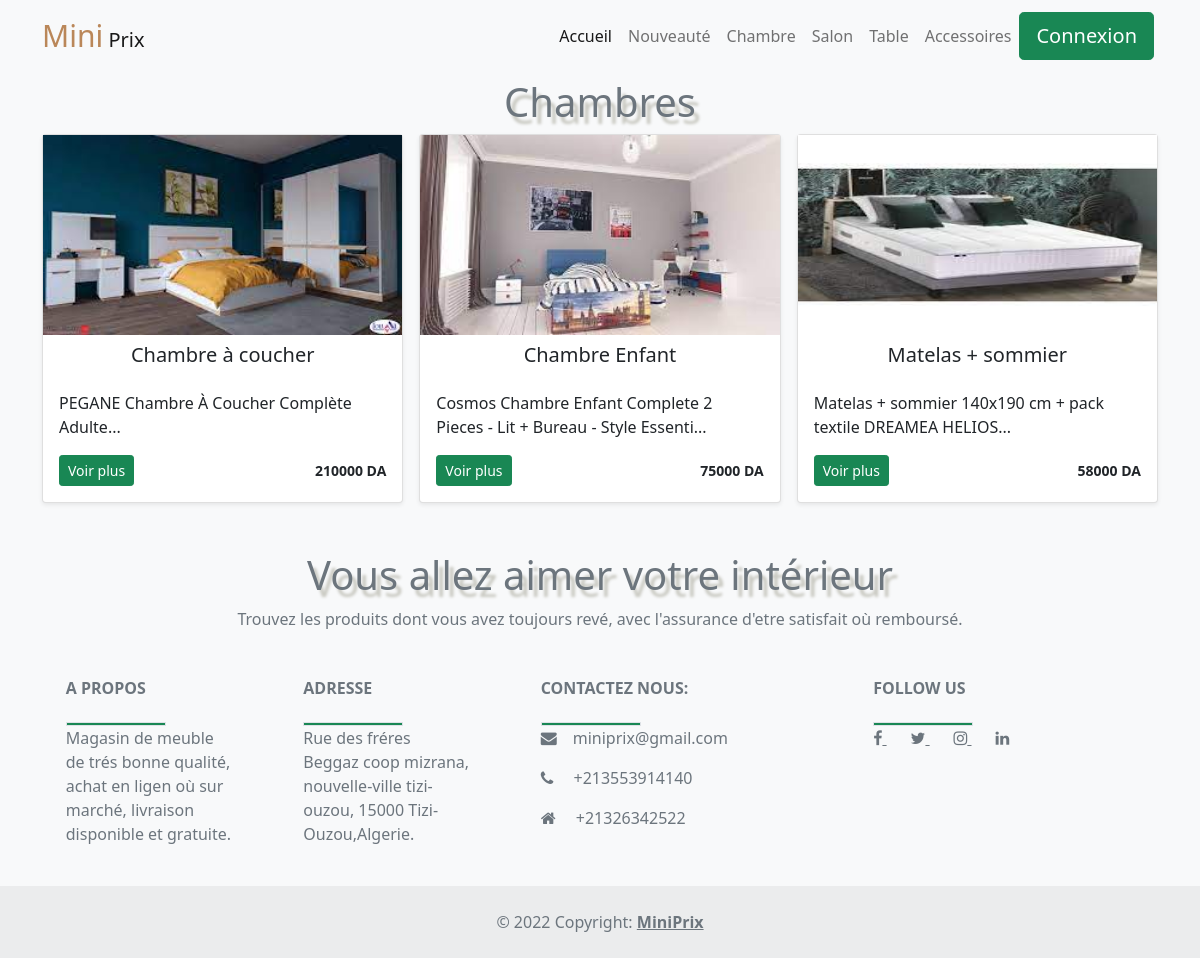
/chambre.php, run on the app's committed database.
### tables this page shows
CREATE TABLE IF NOT EXISTS `itemsmini` (
  `id` int(11) NOT NULL AUTO_INCREMENT,
  `name` varchar(100) NOT NULL,
  `description` text NOT NULL,
  `price` varchar(100) NOT NULL,
  `image` varchar(250) NOT NULL,
  `category` int(11) NOT NULL,
  PRIMARY KEY (`id`),
  KEY `category` (`category`)
);

### chambre.php (the view, shortened to what this page needs)
<?php
 include 'includes/navbar.php';
?>
<div class="album py-5 bg-light" style="margin-top:30px">
    <div class="container">
    <header>
        <h1> Chambres  </h1>
    </header>
        <div class="row row-cols-1 row-cols-sm-2 row-cols-md-3 g-3">
        <?php
                    $db=Database::connect();
                    $statement= $db-> query('SELECT * FROM itemsmini WHERE itemsmini.category = 3');
                    $produits = $statement->fetchAll();
                    foreach($produits as $produit)
                    {  ?>
                        <div class="col">
                                <div class="card shadow-sm">
                                    <img src="online mini/<?= $produit['image']; ?>" style="height: 200px;">
                                    <h5 class="text-center mt-2"  ><?= $produit['name'] ?></h5>
                                    <div class="card-body">
                                    <p class="card-text"><?= substr($produit['description'], 0, 70); ?>...</p>
                                    <div class="d-flex justify-content-between align-items-center">
                                        <div class="btn-group">
                                        <a href="detail_produit.php?pdt=<?= $produit['id'] ?>"><button type="button" class="btn btn-sm btn-success">Voir plus</button></a>
                                        </div>
                                        <small class="text" style="font-weight: bold;"><?= $produit['price'] ?> DA</small>
                                    </div>
                                    </div>
                                </div>
                        </div>
                <?php }?>
      </div>
    </div>
</div>
<?php include 'includes/footer.php'; ?>

### chambre.php (style rules this page uses)
header { display: flex; justify-content: center; align-items: center; flex-direction: column; }
h1 { font-size: 40px; max-width: 800px; text-align: center; text-shadow: 5px 7px 3px #c8c8c0; color:#6c757d; }

### includes/footer.php (style rules this page uses)
header { display: flex; justify-content: center; align-items: center; flex-direction: column; }
h1 { font-size: 40px; max-width: 800px; text-align: center; text-shadow: 5px 7px 3px #c8c8c0; }

### data on the page
itemsmini: image (picture), name "Chambre à coucher", description "PEGANE Chambre À Coucher Complète Adulte", price "210000"
itemsmini: image (picture), name "Chambre Enfant", description "Cosmos Chambre Enfant Complete 2 Pieces - Lit + Bureau - Style Essenti", price "75000"
itemsmini: image (picture), name "Matelas + sommier", description "Matelas + sommier 140x190 cm + pack textile DREAMEA HELIOS", price "58000"
